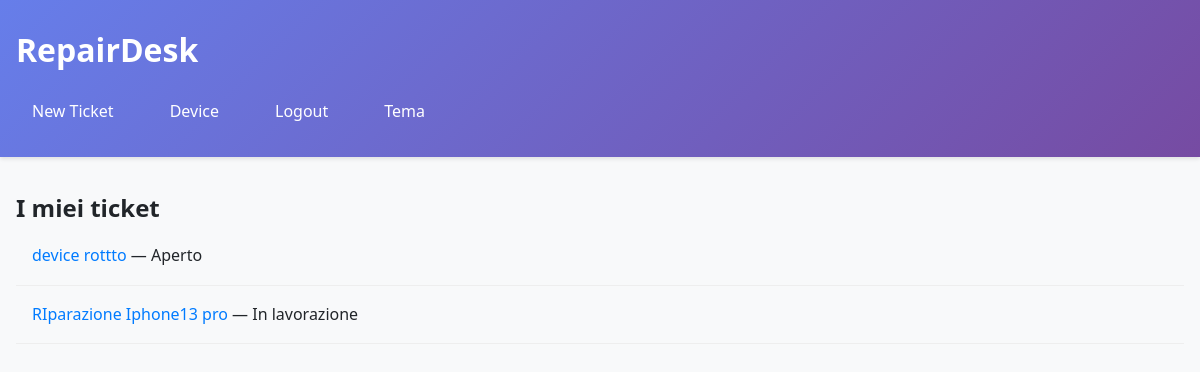
Screenshot of /my-tickets/ (signed in) with the database file from the repository.
### core/models.py (models this page shows, shortened)
class Ticket(models.Model):
    STATUS_CHOICES = [
        ('OPEN', 'Aperto'),
        ('IN_PROGRESS', 'In lavorazione'),
        ('CLOSED', 'Chiuso'),
    ]
    PRIORITY_CHOICES = [
        ('LOW', 'Bassa'),
        ('MEDIUM', 'Media'),
        ('HIGH', 'Alta'),
    ]
    title = models.CharField(max_length=100)
    description = models.TextField()
    device = models.ForeignKey(Device, on_delete=models.CASCADE, related_name='tickets')
    customer = models.ForeignKey(User, on_delete=models.CASCADE, related_name='tickets_opened')
    technician = models.ForeignKey(User, on_delete=models.SET_NULL, null=True, blank=True, related_name='tickets_assigned')
    status = models.CharField(max_length=20, choices=STATUS_CHOICES, default='OPEN')
    priority = models.CharField(max_length=10, choices=PRIORITY_CHOICES, default='MEDIUM')
    created_at = models.DateTimeField(auto_now_add=True)
    updated_at = models.DateTimeField(auto_now=True)
    expected_close_date = models.DateField(null=True, blank=True)
    class Meta:
        ordering = ['-created_at']
        permissions = [
            ("view_manager_dashboard", "Può vedere la dashboard manager"),
        ]

### core/views.py (the view)
# urls.py: path('my-tickets/', views.MyTicketsView.as_view(), name='my_tickets'),  # ristretto
@method_decorator(login_required, name='dispatch')
class MyTicketsView(ListView):
    model = Ticket
    template_name = 'core/my_tickets.html'
    context_object_name = 'tickets'
    def get_queryset(self):
        return Ticket.objects.filter(customer=self.request.user).select_related('device')

### core/templates/core/my_tickets.html (shortened to what this page needs)
{% extends 'core/base.html' %}
{% block content %}
<h2>I miei ticket</h2>
<ul>
    {% for ticket in tickets %}
        <li>
            <a href="{% url 'ticket_detail' ticket.pk %}">{{ ticket.title }}</a>
            — {{ ticket.get_status_display }}
        </li>
    {% empty %}
        <li>Non hai ticket aperti.</li>
    {% endfor %}
</ul>
{% endblock %}

### core/static/css/style.css (style rules this page uses)
:root { --primary: #007bff; --primary-hover: #0056b3; --secondary: #6c757d; --danger: #dc3545; --success: #28a745; --bg-light: #f8f9fa; --text-dark: #212529; --border-color: #ddd; --transition-speed: 0.3s; }
* { margin: 0; padding: 0; box-sizing: border-box; }
body { font-family: 'Segoe UI', Tahoma, Arial, sans-serif; line-height: 1.6; color: var(--text-dark); background-color: var(--bg-light); transition: background-color var(--transition-speed), color var(--transition-speed); }
a { color: var(--primary); text-decoration: none; transition: opacity var(--transition-speed); }
ul { list-style: none; padding: 0; }
li { padding: 1rem; border-bottom: 1px solid #eee; transition: background 0.2s; }

### rows the page displays
Ticket: title "device rottto", status "Aperto"
Ticket: title "RIparazione Iphone13 pro", status "In lavorazione"
